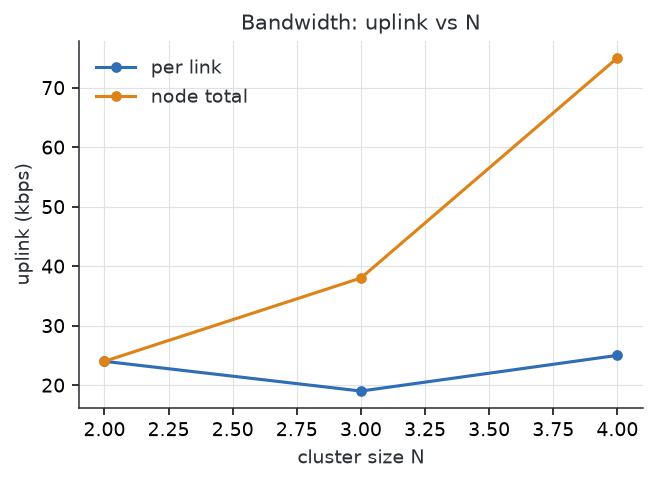

Write the Python code that produced this figure.
"""Figure 5 — uplink cost vs cluster size N.

Per-link uplink is essentially constant (~24 kbps), but because a speaker
transmits to every neighbour, a node's total upload grows linearly with N-1.
Both series are drawn. Reads the kpi_vs_n gold mart.
"""
import os

from pipeline.figures import style
from pipeline.figures.gold_io import read_gold

OUT = os.path.join(os.path.dirname(__file__), "fig05_uplink.png")


def plot(rows):
    """Plot per-link and total uplink vs N. `rows` are kpi_vs_n dicts; rows with
    no uplink measurement (uplink_kbps is None) are skipped."""
    rows = sorted((r for r in rows if r.get("uplink_kbps") is not None),
                  key=lambda r: r["n_peers"])
    n = [r["n_peers"] for r in rows]
    per_link = [r["uplink_kbps"] for r in rows]
    total = [r["uplink_kbps"] * (r["n_peers"] - 1) for r in rows]

    style.apply_theme()
    fig, ax = style.new_axes("cluster size N", "uplink (kbps)",
                             "Bandwidth: uplink vs N")
    ax.plot(n, per_link, color=style.PALETTE["blue"], label="per link")
    ax.plot(n, total, color=style.PALETTE["orange"], label="node total")
    ax.legend()
    return fig


def main():
    rows = read_gold("kpi_vs_n", order_by="n_peers")
    fig = plot(rows)
    fig.savefig(OUT)
    print(f"wrote {OUT}")


if __name__ == "__main__":
    main()
